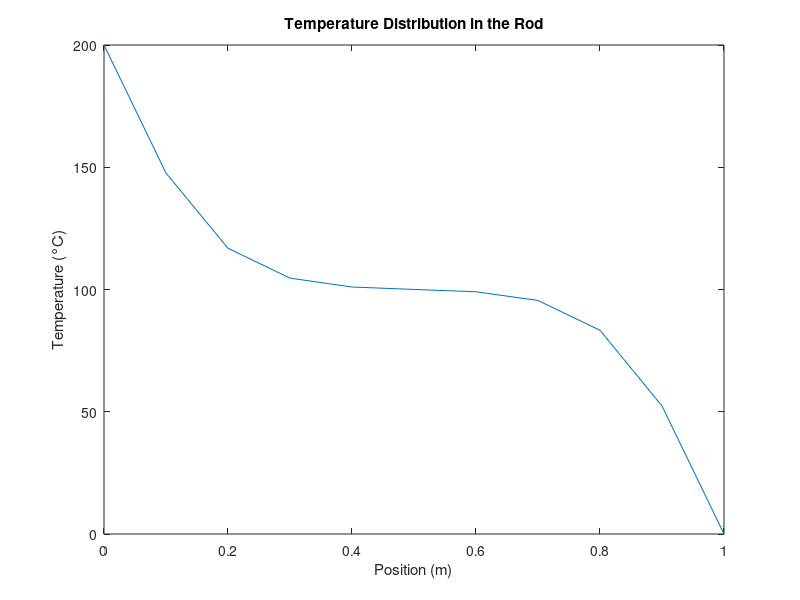

This figure's MATLAB source:
% Parameters
L = 1;          % Length of the rod
T0 = 100;       % Initial temperature of the rod
T_left = 200;   % Temperature at the left end
T_right = 0;    % Temperature at the right end
alpha = 0.01;   % Thermal diffusivity
dx = 0.1;       % Spatial step size
dt = 0.01;      % Time step size
t_end = 1;      % End time of simulation

% Number of spatial points
Nx = L / dx + 1;
x = linspace(0, L, Nx);

% Initial temperature distribution
T = T0 * ones(1, Nx);

% Number of time steps
Nt = t_end / dt;

% Finite Difference Method
for t = 1:Nt
    % Compute temperature at inner points
    for i = 2:Nx-1
        T(i) = T(i) + alpha * dt * (T(i+1) - 2*T(i) + T(i-1)) / dx^2;
    end
    
    % Boundary conditions
    T(1) = T_left;
    T(Nx) = T_right;
end

% Plot the temperature distribution
plot(x, T);
xlabel('Position (m)');
ylabel('Temperature (°C)');
title('Temperature Distribution in the Rod');
